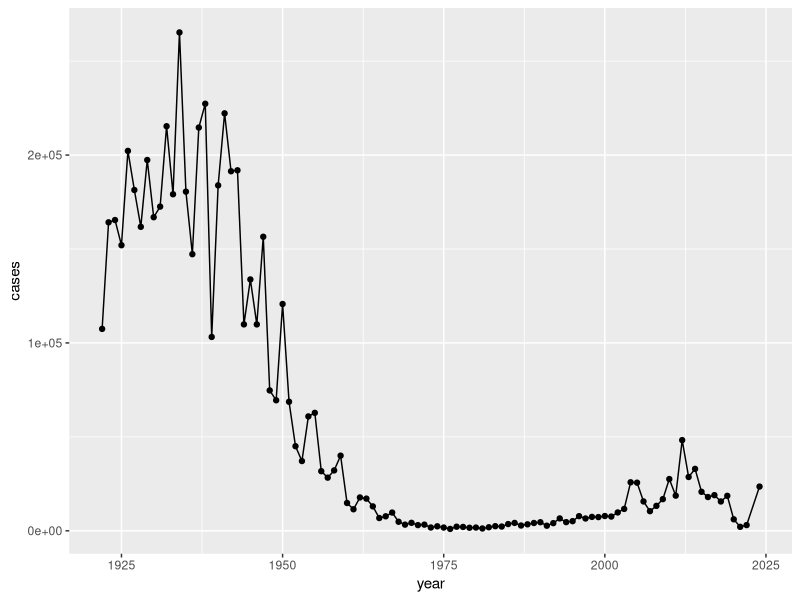
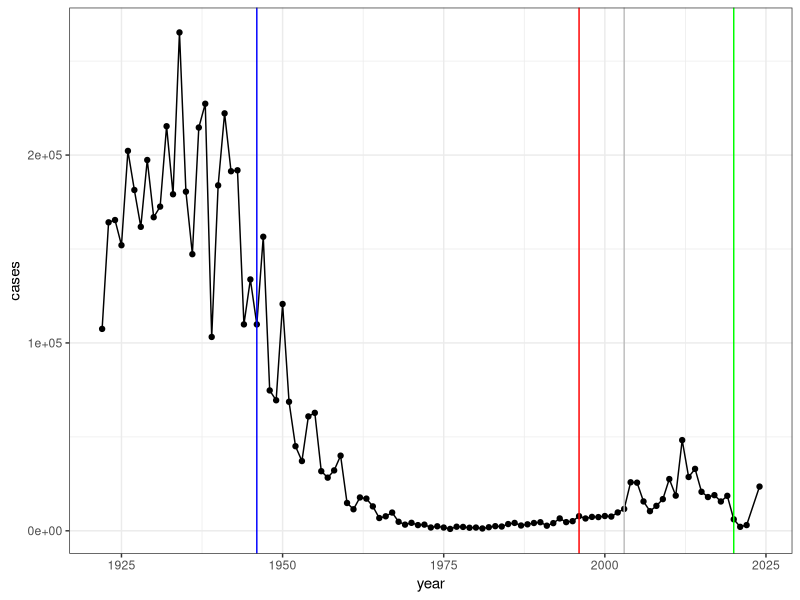

The R source for these figures, in order: (Note: this script raises an error after producing the figures.)
## ---- chunk 1

cdc <- data.frame(
  year = c(
    1922L, 1923L, 1924L, 1925L,
    1926L, 1927L, 1928L, 1929L, 1930L, 1931L,
    1932L, 1933L, 1934L, 1935L, 1936L,
    1937L, 1938L, 1939L, 1940L, 1941L, 1942L,
    1943L, 1944L, 1945L, 1946L, 1947L,
    1948L, 1949L, 1950L, 1951L, 1952L,
    1953L, 1954L, 1955L, 1956L, 1957L, 1958L,
    1959L, 1960L, 1961L, 1962L, 1963L,
    1964L, 1965L, 1966L, 1967L, 1968L, 1969L,
    1970L, 1971L, 1972L, 1973L, 1974L,
    1975L, 1976L, 1977L, 1978L, 1979L, 1980L,
    1981L, 1982L, 1983L, 1984L, 1985L,
    1986L, 1987L, 1988L, 1989L, 1990L,
    1991L, 1992L, 1993L, 1994L, 1995L, 1996L,
    1997L, 1998L, 1999L, 2000L, 2001L,
    2002L, 2003L, 2004L, 2005L, 2006L, 2007L,
    2008L, 2009L, 2010L, 2011L, 2012L,
    2013L, 2014L, 2015L, 2016L, 2017L, 2018L,
    2019L, 2020L, 2021L, 2022L, 2024L
  ),
  cases = c(
    107473, 164191, 165418, 152003,
    202210, 181411, 161799, 197371,
    166914, 172559, 215343, 179135, 265269,
    180518, 147237, 214652, 227319, 103188,
    183866, 222202, 191383, 191890, 109873,
    133792, 109860, 156517, 74715, 69479,
    120718, 68687, 45030, 37129, 60886,
    62786, 31732, 28295, 32148, 40005,
    14809, 11468, 17749, 17135, 13005, 6799,
    7717, 9718, 4810, 3285, 4249, 3036,
    3287, 1759, 2402, 1738, 1010, 2177, 2063,
    1623, 1730, 1248, 1895, 2463, 2276,
    3589, 4195, 2823, 3450, 4157, 4570,
    2719, 4083, 6586, 4617, 5137, 7796, 6564,
    7405, 7298, 7867, 7580, 9771, 11647,
    25827, 25616, 15632, 10454, 13278,
    16858, 27550, 18719, 48277, 28639, 32971,
    20762, 17972, 18975, 15609, 18617,
    6124, 2116, 3044, 23544
  )
)

## ---- chunk 2

library(ggplot2)
baseplot <- ggplot(cdc) + aes(year, cases) +
              geom_point() +
              geom_line()
               
baseplot

## ---- chunk 3

baseplot +
  theme_bw() +
  geom_vline(xintercept=1946, col="blue") + #When the wP vaccine came out
  geom_vline(xintercept=1996, col="red") + #Switch from wP to the new aP vaccine
  geom_vline(xintercept=2020, col="green") + #COVID pandemic
  geom_vline(xintercept=2003, col="gray") #first big uptick after the new vaccine, seems to confer resistance for less time than the wP vaccine

## ---- chunk 4

library(jsonlite)

subject <- read_json("https://www.cmi-pb.org/api/v5/subject", 
                     simplifyVector = TRUE)

head(subject)

## ---- chunk 5

nrow(subject)

## ---- chunk 6

table(subject$biological_sex)

## ---- chunk 7

table(subject$infancy_vac)

## ---- chunk 8

table(subject$race, subject$biological_sex)

## ---- chunk 9

table(subject$dataset)

## ---- chunk 10

specimen <- read_json("http://cmi-pb.org/api/v5/specimen", 
                      simplifyVector = TRUE)
ab_titer <- read_json("http://cmi-pb.org/api/v5/plasma_ab_titer", 
                      simplifyVector = TRUE)

## ---- chunk 11

library(dplyr)

meta <- inner_join(subject, specimen)

## ---- chunk 12

head(meta)

## ---- chunk 13

abdata <- inner_join(ab_titer, meta)

## ---- chunk 14

nrow(abdata)

## ---- chunk 15

table(abdata$isotype)

## ---- chunk 16

table(abdata$antigen)

## ---- chunk 17

igg <- filter(abdata, isotype == "IgG")
head(igg)

## ---- chunk 18

ggplot(igg) +
  aes(MFI_normalised, antigen) +
  geom_boxplot()

## ---- chunk 19

ggplot(igg) +
  aes(MFI_normalised, antigen, col=infancy_vac) +
  geom_boxplot()

## ---- chunk 20

table(abdata$visit)

## ---- chunk 21

ggplot(igg) +
  aes(MFI_normalised, antigen) +
  geom_boxplot() +
  facet_wrap(~infancy_vac)

## ---- chunk 22

ggplot(igg) +
  aes(MFI_normalised, antigen) +
  geom_boxplot() +
  facet_wrap(~visit)

## ---- chunk 23

ggplot(igg) +
  aes(MFI_normalised, antigen, col=infancy_vac) +
  geom_boxplot() +
  facet_wrap(~visit)


## ---- chunk 24

abdata_2021 <- abdata %>% filter(dataset == "2021_dataset")

abdata_2021 %>% filter(isotype == "IgG", antigen == "PT") %>%
  ggplot() +
  aes(planned_day_relative_to_boost, MFI_normalised, col= infancy_vac, group=subject_id) +
  geom_point() +
  geom_line() +
  geom_vline(xintercept=0, linetype="dashed") +
  geom_vline(xintercept=14, linetype="dashed") +
  labs(title="2021 dataset IgG PT",
       subtitle = "Day 0 (pre-booster) and 14 (apparent peak levels) marked by dashed lines") 
  

## ---- chunk 25

abdata_2020 <- abdata %>% filter(dataset == "2020_dataset")

abdata_2020 %>% filter(isotype == "IgG", antigen == "PT") %>%
  ggplot() +
  aes(planned_day_relative_to_boost, MFI_normalised, col= infancy_vac, group=subject_id) +
  geom_point() +
  geom_line() +
  geom_vline(xintercept=0, linetype="dashed") +
  geom_vline(xintercept=14, linetype="dashed") +
  labs(title="2020 dataset IgG PT",
       subtitle = "Day 0 (pre-booster) and 14 (apparent peak levels) marked by dashed lines") 

## ---- chunk 26

url <- "https://www.cmi-pb.org/api/v2/rnaseq?versioned_ensembl_gene_id=eq.ENSG00000211896.7"

rna <- read_json(url, simplifyVector = TRUE) 

## ---- chunk 27

ssrna <- inner_join(rna, meta)

## ---- chunk 28

ggplot(ssrna) +
  aes(visit, tpm, group=subject_id) +
  geom_point() +
  geom_line(alpha=0.2)

## ---- chunk 29

ggplot(ssrna) +
  aes(tpm, col=infancy_vac) +
  geom_boxplot() +
  facet_wrap(vars(visit))

## ---- chunk 30

ssrna %>%  
  filter(visit==4) %>% 
  ggplot() +
    aes(tpm, col=infancy_vac) + geom_density() + 
    geom_rug() 

